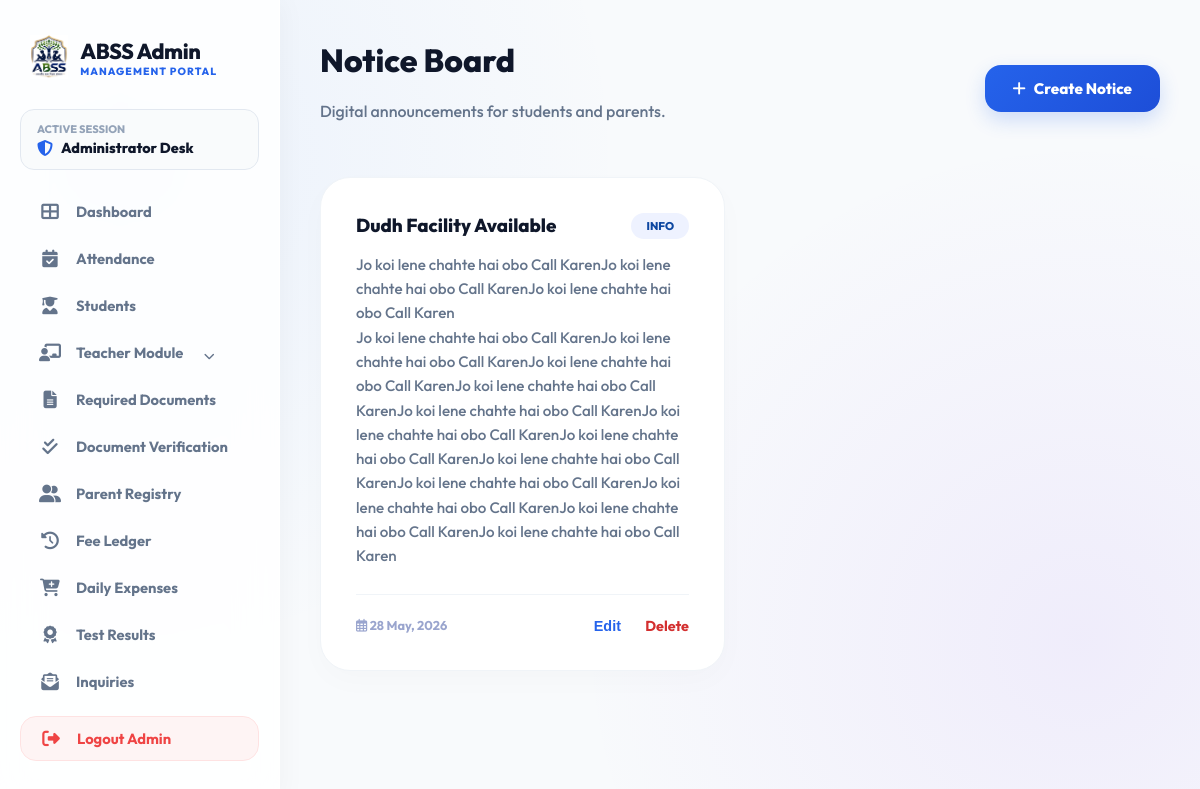
The page /admin/notices.php (signed in) on the database its author committed.
### tables this page shows
CREATE TABLE `notices` (
  `id` int(11) NOT NULL,
  `title` varchar(255) NOT NULL,
  `content` text DEFAULT NULL,
  `type` enum('info','important','event') DEFAULT 'info',
  `is_active` tinyint(1) DEFAULT 1,
  `created_at` timestamp NOT NULL DEFAULT current_timestamp()
);

### admin/notices.php (the view, shortened to what this page needs)
<?php
require_once 'includes/auth.php';
$notices = $conn->query("SELECT * FROM notices ORDER BY created_at DESC");
?>
<!DOCTYPE html>
<html lang="en">
<head>
    <?php include 'includes/head_css.php'; ?>
</head>
<body>
    <?php include 'includes/sidebar.php'; ?>
    <main class="main-content">
        <header style="display: flex; justify-content: space-between; align-items: center; margin-bottom: 40px;">
            <div>
                <h1>Notice Board</h1>
                <p>Digital announcements for students and parents.</p>
            </div>
            <button class="btn-portal" onclick="showModal()">
                <i class="fas fa-plus"></i> Create Notice
            </button>
        </header>
        <div class="notice-grid">
            <?php while($row = $notices->fetch_assoc()): ?>
            <div class="notice-card">
                <span class="notice-type type-<?php echo $row['type']; ?>"><?php echo $row['type']; ?></span>
                <h3 style="margin-bottom: 15px; padding-right: 80px;"><?php echo htmlspecialchars($row['title']); ?></h3>
                <p style="font-size: 0.95rem; line-height: 1.6; margin-bottom: 25px;"><?php echo nl2br(htmlspecialchars($row['content'])); ?></p>
                <div style="display: flex; justify-content: space-between; align-items: center; border-top: 1px solid #f0f4f8; pt: 20px; padding-top: 20px;">
                    <span style="font-size: 0.8rem; font-weight: 700; color: #9aa5ce;">
                        <i class="far fa-calendar-alt"></i> <?php echo date('d M, Y', strtotime($row['created_at'])); ?>
                    </span>
                    <div>
                        <button style="background:none; border:none; color:var(--portal-blue); cursor:pointer; font-weight:700; font-size:0.9rem; margin-right:15px;" onclick='editNotice(<?php echo json_encode($row); ?>)'>Edit</button>
                        <a href="?delete=<?php echo $row['id']; ?>" style="color:#d32f2f; font-weight:700; font-size:0.9rem; text-decoration:none;" onclick="return confirm('Delete this notice?')">Delete</a>
                    </div>
                </div>
            </div>
            <?php endwhile; ?>
        </div>
    </main>
</body>
</html>

### admin/includes/head_css.php (style rules this page uses)
:root { --portal-blue: #2563eb; --portal-blue-dark: #1d4ed8; --portal-dark: #0f172a; --sidebar-width: 280px; --glass-bg: rgba(255, 255, 255, 0.82); --glass-border: rgba(255, 255, 255, 0.8); --glass-shadow: 0 10px 30px rgba(15, 23, 42, 0.04), inset 0 1px 0 rgba(255, 255, 255, 0.6); --radius-lg: 24px; --radius-md: 16px; --radius-sm: 12px; }
* { box-sizing: border-box; }
body { background: radial-gradient(circle at 10% 20%, rgba(59, 130, 246, 0.07) 0%, transparent 40%), radial-gradient(circle at 90% 80%, rgba(124, 58, 237, 0.07) 0%, transparent 40%), #f8fafc; color: #334155; font-family: 'Outfit', sans-serif; display: flex; min-height: 100vh; overflow-x: hidden; margin: 0; }
.main-content { margin-left: var(--sidebar-width); flex: 1; padding: 40px; box-sizing: border-box; max-width: 1400px; }
h1, h2, h3, h4 { font-family: 'Outfit', sans-serif; font-weight: 800; color: var(--portal-dark); margin-top: 0; }
p { color: #64748b; font-weight: 500; }
.btn-portal { background: linear-gradient(135deg, var(--portal-blue), var(--portal-blue-dark)); color: #ffffff; padding: 14px 28px; border-radius: var(--radius-md); border: none; font-weight: 800; font-size: 0.95rem; cursor: pointer; transition: all 0.25s ease; font-family: 'Outfit'; display: inline-flex; align-items: center; justify-content: center; gap: 8px; box-shadow: 0 8px 20px rgba(37, 99, 235, 0.2); }

### admin/notices.php (style rules this page uses)
.notice-grid { display: grid; grid-template-columns: repeat(auto-fill, minmax(350px, 1fr)); gap: 30px; margin-top: 40px; }
.notice-card { background: #fff; padding: 35px; border-radius: 30px; box-shadow: 0 10px 30px rgba(0,0,0,0.02); border: 1px solid #f0f4f8; position: relative; transition: 0.3s; }
.notice-type { position: absolute; top: 35px; right: 35px; padding: 6px 15px; border-radius: 100px; font-size: 0.7rem; font-weight: 800; text-transform: uppercase; }
.type-info { background: #eef2ff; color: #0d47a1; }

### rows shown on the page
notices: type "INFO", title "Dudh Facility Available", content "Jo koi lene chahte hai obo Call KarenJo koi lene chahte hai obo Call KarenJo koi lene chahte hai obo Call Karen Jo koi lene chahte hai obo Call KarenJo koi lene chahte hai obo Call KarenJo koi lene chahte hai obo Call KarenJo koi lene chahte hai obo Call KarenJo koi lene chahte hai obo Call KarenJo koi lene chahte hai obo Call KarenJo koi lene chahte hai obo Call KarenJo koi lene chahte hai obo Call KarenJo koi lene chahte hai obo Call KarenJo koi lene chahte hai obo Call KarenJo koi lene chahte hai obo Call KarenJo koi lene chahte hai obo Call Karen", created_at "28 May, 2026"
